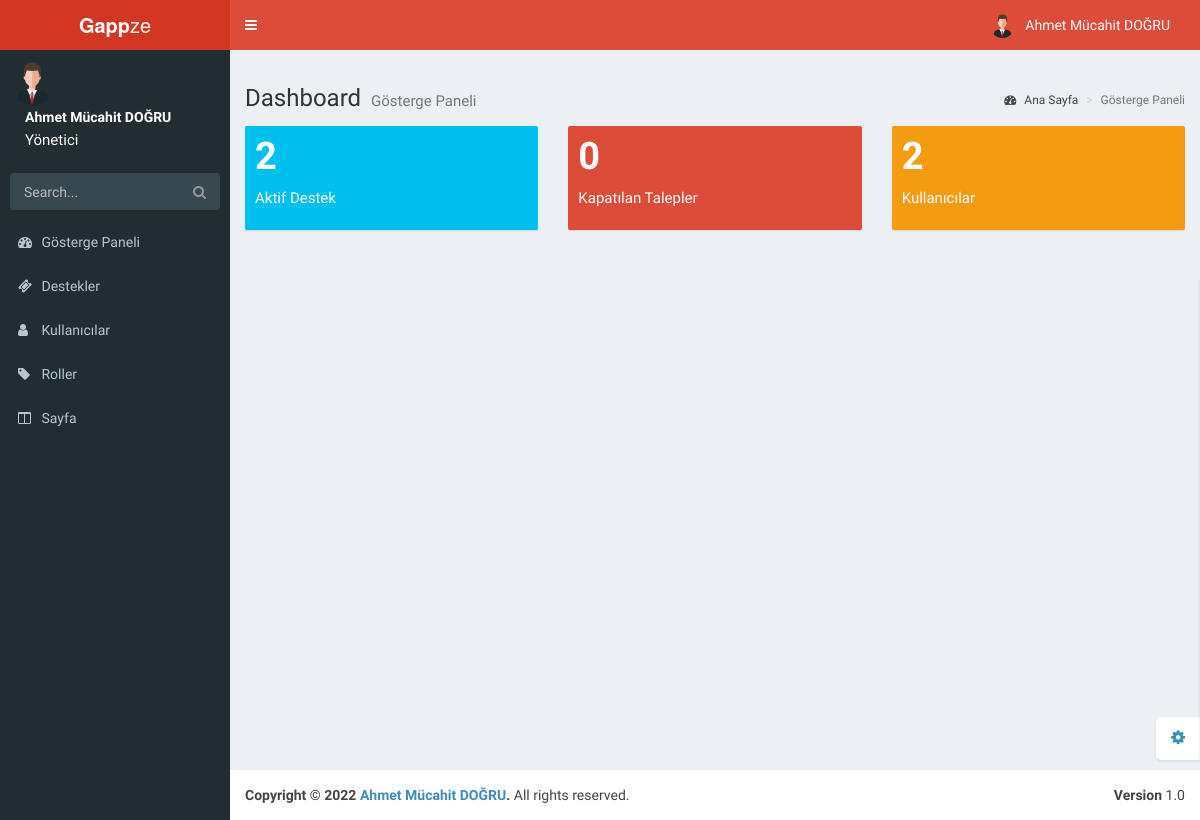
The page /admin/index.php (signed in) on the database as committed earlier.
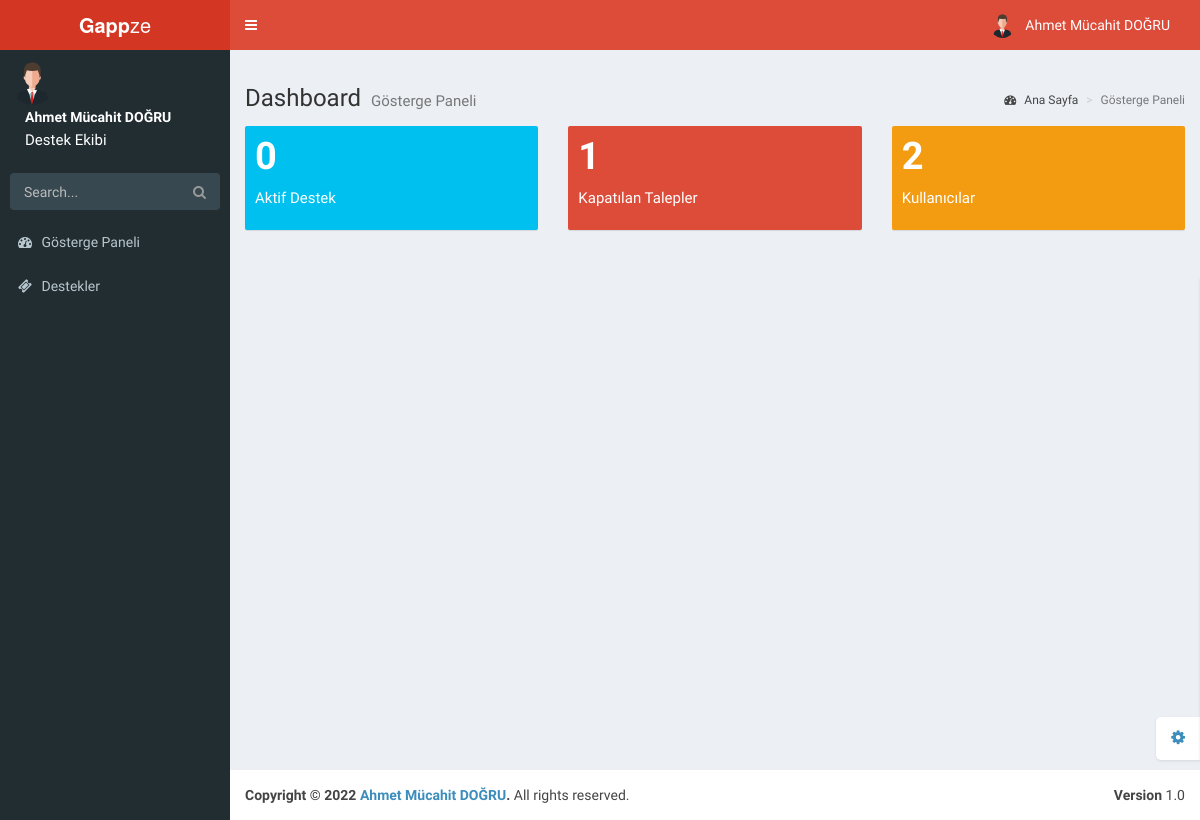
The same page on the database as committed later.
### tables this page shows
CREATE TABLE `accounts` (
  `id` int(11) NOT NULL,
  `firstName` varchar(64) NOT NULL,
  `lastName` varchar(64) NOT NULL,
  `email` varchar(255) NOT NULL,
  `password` varchar(255) NOT NULL,
  `permission` int(11) NOT NULL,
  `department` int(11) NOT NULL,
  `createdDate` timestamp NOT NULL DEFAULT current_timestamp() ON UPDATE current_timestamp()
);

CREATE TABLE `roles` (
  `id` int(11) NOT NULL,
  `name` varchar(255) NOT NULL
);

CREATE TABLE `pages` (
  `id` int(11) NOT NULL,
  `name` varchar(255) NOT NULL,
  `src` varchar(255) NOT NULL,
  `permission` int(11) NOT NULL,
  `location` int(11) NOT NULL,
  `dropdown` int(11) NOT NULL,
  `isDropdown` int(11) NOT NULL,
  `icon` varchar(255) NOT NULL,
  `isLogged` int(11) NOT NULL
);

### functions/account.function.php (called while the page is built, shortened)
<?php
class Accounts{
  public function getTicketCount($number){
    $class = new classFonksiyon();
    $db = $class->dbConnection();
    $roles = $db->prepare("SELECT * FROM supports WHERE status = ?");
    $roles->execute(array(
      $number
    ));
    return $roles->rowCount();
  }
  public function getPermissionName($id){
      $class = new classFonksiyon();
      $db = $class->dbConnection();
      $accounts = $db->prepare("SELECT permission FROM accounts WHERE id = ?");
      $accounts->execute(array(
        $id
      ));
      $accounts_fetch = $accounts->fetch();
      $roles = $db->prepare("SELECT * FROM roles WHERE id = ?");
      $roles->execute(array(
        $accounts_fetch["permission"]
      ));
      $roles_fetch = $roles->fetch();
      if($accounts->rowCount() != 0){
        if($roles_fetch == 0){
          return "Üye";
        }else{
        return $roles_fetch["name"];
        }
      }else{
        return false;
      }
  }
  public function getName($id){
    $class = new classFonksiyon();
    $db = $class->dbConnection();
    $accounts = $db->prepare("SELECT firstName,lastName,email FROM accounts WHERE id = ?");
    $accounts->execute(array(
      $id
    ));
    $accounts_fetch = $accounts->fetch();
    if($accounts->rowCount() != 0){
      $names = array(
        0 => $accounts_fetch["firstName"],
        1 => $accounts_fetch["lastName"],
        2 => $accounts_fetch["email"]
      );
    return $names;
    }
  }
}

### functions/class.function.php (the view, shortened to what the changed rows need)
<?php
class classFonksiyon {
    private $settings = "/settings.json";
    private $host;
    private $username;
    private $password;
    private $database;
    public function __construct()
    {
      $jsonVeri = file_get_contents($_SERVER['DOCUMENT_ROOT'].$this->settings);
      $jsonVeri = json_decode($jsonVeri,true);
      $this->host = $jsonVeri["host"];
      $this->username = $jsonVeri["user"];
      $this->password = $jsonVeri["password"];
      $this->database = $jsonVeri["database"];
    }
    public function dbConnection(){
      try {
        $conn = new PDO("mysql:host=$this->host;dbname=$this->database;charset=utf8", $this->username, $this->password);
        $conn->setAttribute(PDO::ATTR_ERRMODE, PDO::ERRMODE_EXCEPTION);
      } catch(PDOException $e) {
        $message = "Connection failed: " . $e->getMessage();
      }
      return $conn;
    }
    public function pagesAll($location,$permission){
      $db = $this->dbConnection();
      if($db){
        if($location == 1){
          $page = $db->prepare("SELECT * FROM pages WHERE location = ?");
          $page->execute(array(
            $location
          ));
          if($page->rowCount() != 0){
            foreach ($page as $page_veri) {
                if($page_veri["permission"] == $permission){
                  if($page_veri["isDropdown"] == 1){
                  echo "
                  <li class='treeview'>
                  <a href='#'>
                  <i class='{$page_veri["icon"]}'></i>
                  <span>{$page_veri["name"]}</span></a>";
                    $getElements = $db->prepare("SELECT * FROM pages WHERE dropdown = ?");
                    $getElements->execute(array(
                      $page_veri["id"]
                    ));
                    echo '<ul class="treeview-menu">';
                    echo "</ul></li>";
                  }else{
                    if($page_veri["dropdown"] == 0){
                    echo "<li class='treeview'>";
                    echo "<a href='{$page_veri["src"]}'>";
                    echo "<i class='{$page_veri["icon"]}'></i> <span>{$page_veri["name"]}</span>";
                    echo "</a>";
                    echo "</li>";
                    }
                  }
                }
            }
        }
      }
    }
    }
}

### admin/index.php (shortened to what the changed rows need)
<?php
require_once($_SERVER['DOCUMENT_ROOT']."/functions/functionBase.php");
?>
<!DOCTYPE html>
<html lang="tr">
<head>
  <link href="resources/bootstrap/css/bootstrap.min.css" rel="stylesheet" type="text/css" />
  <link href="https://maxcdn.bootstrapcdn.com/font-awesome/4.3.0/css/font-awesome.min.css" rel="stylesheet" type="text/css" />
  <link href="http://code.ionicframework.com/ionicons/2.0.0/css/ionicons.min.css" rel="stylesheet" type="text/css" />
  <link href="resources/css/AdminLTE.min.css" rel="stylesheet" type="text/css" />
  <link href="resources/css/skins/_all-skins.min.css" rel="stylesheet" type="text/css" />
  <link href="resources/plugins/iCheck/flat/blue.css" rel="stylesheet" type="text/css" />
  <link href="resources/plugins/morris/morris.css" rel="stylesheet" type="text/css" />
  <link href="resources/plugins/jvectormap/jquery-jvectormap-1.2.2.css" rel="stylesheet" type="text/css" />
  <link href="resources/plugins/datepicker/datepicker3.css" rel="stylesheet" type="text/css" />
  <link href="resources/plugins/daterangepicker/daterangepicker-bs3.css" rel="stylesheet" type="text/css" />
  <link href="resources/plugins/bootstrap-wysihtml5/bootstrap3-wysihtml5.min.css" rel="stylesheet" type="text/css" />,
</head>
<body class="skin-red fixed">
  <div class="wrapper">
  <?php
    include("pages/header.php");
    include("pages/navbar.php");
    ?>
    <div class="content-wrapper">
      <section class="content-header">
        <h1>
          Dashboard
          <small>Gösterge Paneli</small>
        </h1>
      </section>
      <section class="content">
        <div class="row">
          <div class="col-lg-4 col-xs-6">
            <div class="small-box bg-aqua">
              <div class="inner">
                <h3><?= $user->getTicketCount(0) ?></h3>
                <p>Aktif Destek</p>
              </div>
            </div>
          </div>
          <div class="col-lg-4 col-xs-6">
            <div class="small-box bg-red">
              <div class="inner">
              <h3><?= $user->getTicketCount(1) ?></h3>
                <p>Kapatılan Talepler</p>
              </div>
            </div>
          </div>
        </div>
      </section>
    </div>
  </div>
</body>
</html>

### admin/pages/header.php (shortened to what the changed rows need)
<header class="main-header">
    <nav class="navbar navbar-static-top" role="navigation">
        <div class="navbar-custom-menu">
            <ul class="nav navbar-nav">
                <li class="dropdown user user-menu">
                    <a href="#" class="dropdown-toggle" data-toggle="dropdown">
                        <img src="/resources/img/user.jpg" class="user-image" alt="User Image" />
                        <?php
                        $names = $user->getName($_SESSION["userAccountID"]);
                        ?>
                        <span class="hidden-xs"><?= $names[0]." ".$names[1] ?></span>
                    </a>
                </li>
            </ul>
        </div>
    </nav>
</header>

### admin/pages/navbar.php (shortened to what the changed rows need)
<aside class="main-sidebar">
    <section class="sidebar">
        <div class="user-panel">
            <?php
            $names = $user->getName($_SESSION["userAccountID"]);
            ?>
            <div class="pull-left info">
                <p><?= $names[0]." ".$names[1] ?></p>
                <a style="font-size: 15px"><?= $user->getPermissionName($_SESSION["userAccountID"]) ?></a>
            </div>
        </div>
        <ul class="sidebar-menu">
             <?php
                $class->pagesAll(1,0);
            ?>
        </ul>
    </section>
</aside>

Rows that differ between the two databases and show on the page:
no longer on this page (row edited): pages: name "Kullanıcılar"
no longer on this page (row edited): pages: name "Roller"
no longer on this page (row edited): pages: name "Sayfa"
changed accounts "Ahmet Mücahit": permission.name "Yönetici" → "Destek Ekibi"
Other text that changed with them:
$user->getTicketCount(0): "2" → "0"
$user->getTicketCount(1): "0" → "1"
